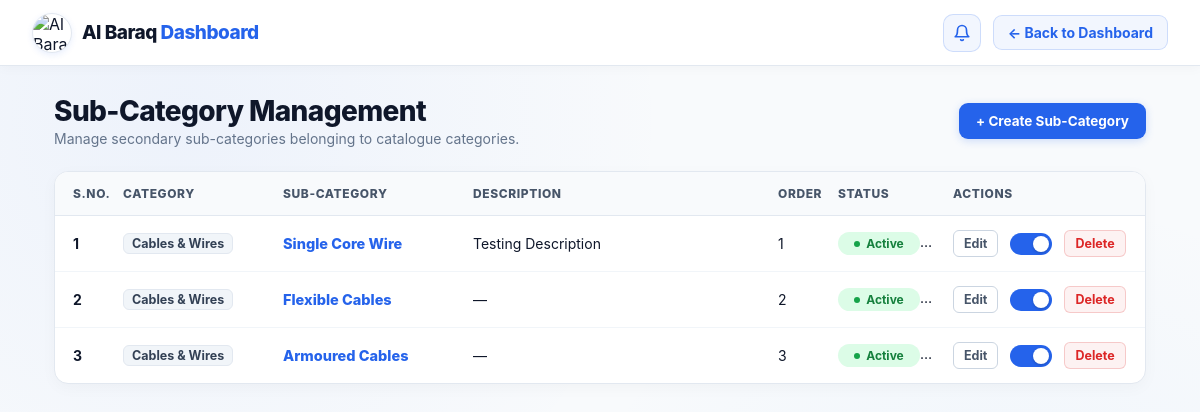
The app's page /products/subcategories/ (signed in), older data.
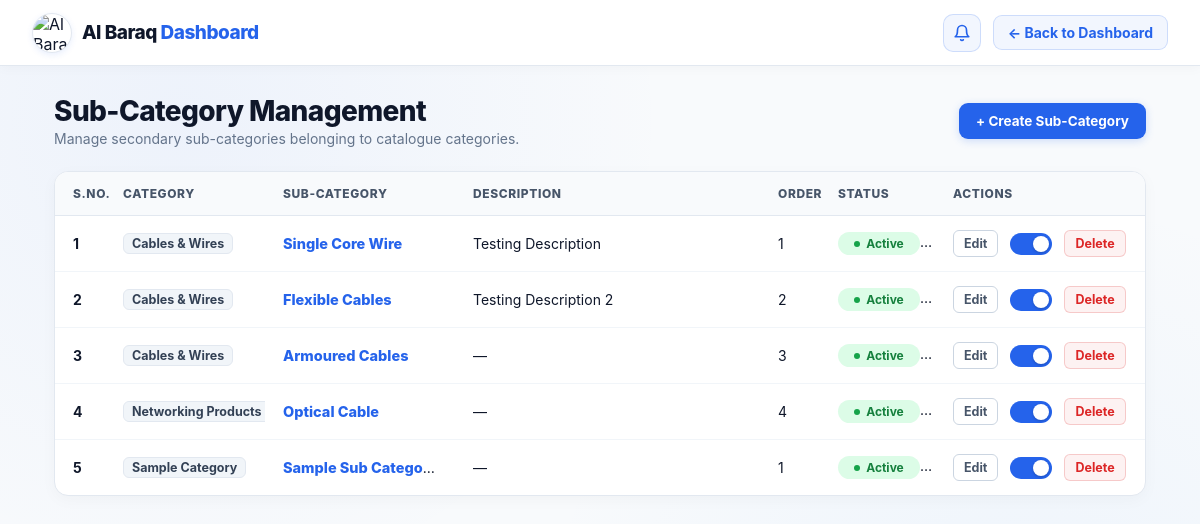
The same page, newer data.
### products/models.py (models this page shows, shortened)
class SubCategory(models.Model):
    category = models.ForeignKey(
        Category,
        on_delete=models.CASCADE,
        related_name="subcategories"
    )
    name = models.CharField(max_length=150)
    slug = models.SlugField(unique=True, blank=True)
    description = models.TextField(blank=True)
    image = models.ImageField(
        upload_to="subcategories/",
        blank=True,
        null=True
    )
    display_order = models.PositiveIntegerField(default=0)
    is_active = models.BooleanField(default=True)
    created_at = models.DateTimeField(auto_now_add=True)
    updated_at = models.DateTimeField(auto_now=True)

class Category(models.Model):
    name = models.CharField(max_length=150)
    slug = models.SlugField(unique=True, blank=True)
    description = models.TextField(blank=True)
    image = models.ImageField(upload_to="categories/", blank=True, null=True)
    display_order = models.PositiveIntegerField(default=0)
    is_active = models.BooleanField(default=True)
    created_at = models.DateTimeField(auto_now_add=True)
    updated_at = models.DateTimeField(auto_now=True)

### products/views.py (the view)
@owner_or_admin_required
def subcategory_list(request):
    subcategories = SubCategory.objects.select_related(
        "category"
    ).order_by(
        "category__display_order",
        "category__name",
        "display_order",
        "name",
    )
    return render(
        request,
        "products/subcategory_list.html",
        {
            "subcategories": subcategories,
        },
    )

### products/templates/products/subcategory_list.html (shortened to what the changed rows need)
{% load static %}
<!DOCTYPE html>
<html lang="en">
<head>
</head>
<body>
    <main class="container">
        <div class="page-header">
            <div class="page-title">
                <h1>Sub-Category Management</h1>
            </div>
        </div>
        {% if subcategories %}
            <div class="table-card">
                <table class="data-table">
                    <thead>
                        <tr>
                            <th>S.No.</th>
                            <th>Category</th>
                            <th>Sub-Category</th>
                            <th>Description</th>
                            <th>Order</th>
                            <th>Status</th>
                            <th>Actions</th>
                        </tr>
                    </thead>
                    <tbody>
                        {% for subcategory in subcategories %}
                            <tr>
                                <td class="sno-badge">
                                    {{ forloop.counter }}
                                </td>
                                <td>
                                    <span class="parent-category-badge">
                                        {{ subcategory.category.name }}
                                    </span>
                                </td>
                                <td>
                                    <span class="subcategory-name {% if not subcategory.is_active %}inactive{% endif %}">
                                        {{ subcategory.name }}
                                    </span>
                                </td>
                                <td>
                                    {{ subcategory.description|default:"—" }}
                                </td>
                                <td>
                                    {{ subcategory.display_order }}
                                </td>
                                <td>
                                    {% if subcategory.is_active %}
                                        <span class="status-badge active">
                                            <span class="status-dot"></span>
                                            Active
                                        </span>
                                    {% else %}
                                        <span class="status-badge hidden">
                                            <span class="status-dot"></span>
                                            Hidden
                                        </span>
                                    {% endif %}
                                </td>
                                <td>
                                    <div class="action-cell">
                                        <a
                                            href="{% url 'products:subcategory_edit' subcategory.id %}"
                                            class="btn btn-secondary btn-sm"
                                        >
                                            Edit
                                        </a>
                                        <form
                                            method="POST"
                                            action="{% url 'products:subcategory_toggle_status' subcategory.id %}"
                                            style="display: inline-flex; align-items: center;"
                                        >
                                            <label class="switch" title="{% if subcategory.is_active %}Hide{% else %}Show{% endif %}">
                                                <span class="slider"></span>
                                            </label>
                                        </form>
                                        <a
                                            href="{% url 'products:subcategory_delete' subcategory.id %}"
                                            class="btn btn-danger-sm btn-sm"
                                        >
                                            Delete
                                        </a>
                                    </div>
                                </td>
                            </tr>
                        {% endfor %}
                    </tbody>
                </table>
            </div>
        {% endif %}
    </main>
</body>
</html>

Row changes from the older to the newer data that the page shows:
changed SubCategory "Flexible Cables": description "—" → "Testing Description 2"
added SubCategory: category.name "Networking Pro…", name "Optical Cable", description "—", display_order "4", is_active True (drawn)
added SubCategory: category.name "Sample Category", name "Sample Sub Category", description "—", display_order "1", is_active True (drawn)
